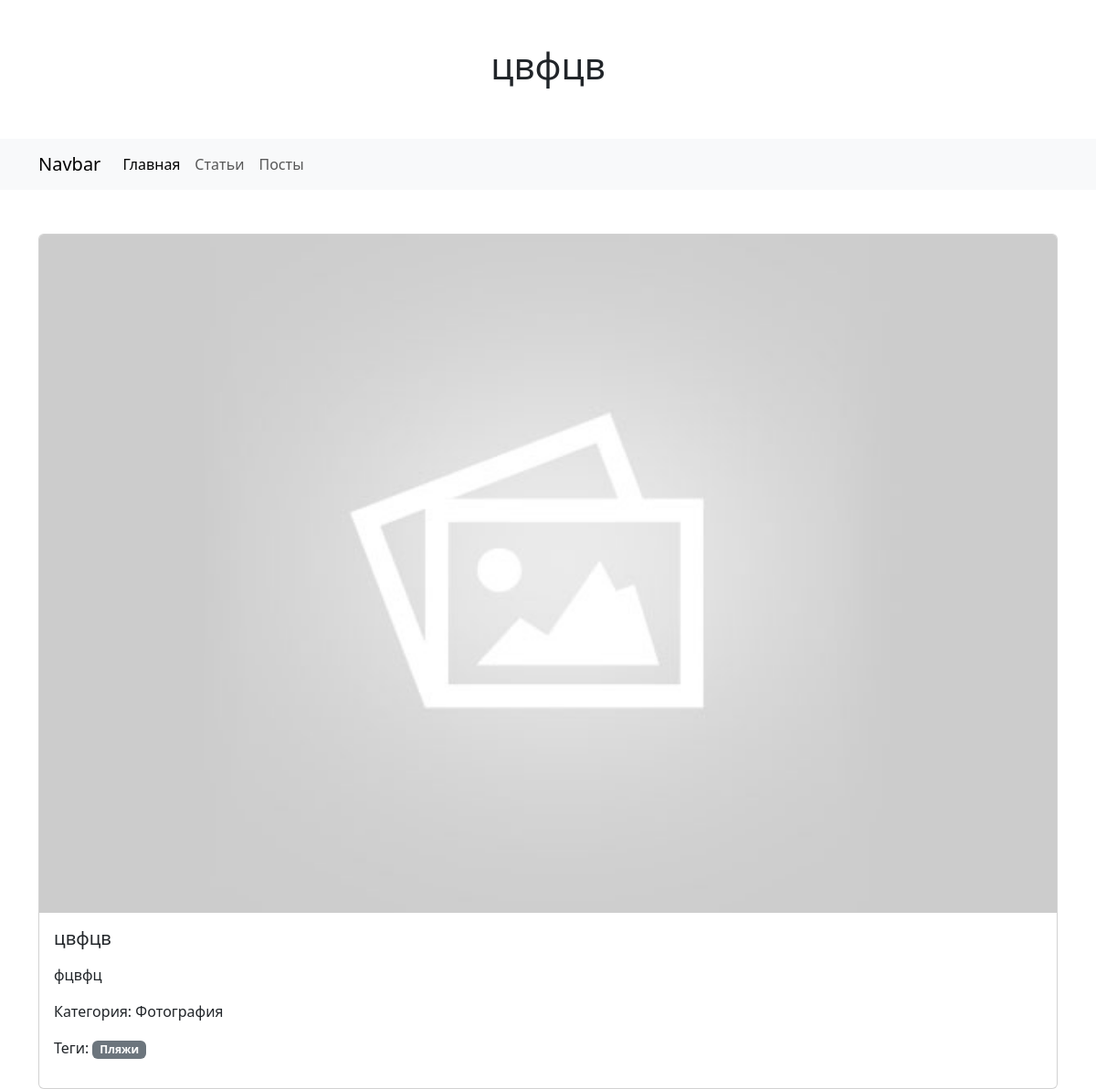
The page /articles/tsvftsv/ on the database its author committed.
### articles/models.py (models this page shows, shortened)
class Article(models.Model):
    id = models.AutoField(primary_key=True, verbose_name="ID")
    name = models.CharField(max_length=255, verbose_name="Название статьи")
    content = CKEditor5Field(verbose_name='Описание', config_name='extends')
    excerpt = models.TextField(verbose_name='Отрывок', blank=True)
    featured_image = models.ImageField(
        blank=True, default="default.jpg", upload_to="images/", verbose_name="Изображение"
    )
    slug = models.SlugField(unique=True, verbose_name="Слаг статьи")
    tags = models.ManyToManyField(Tag, verbose_name="Теги")
    category = models.ForeignKey(
        Category, on_delete=models.SET_NULL, null=True, verbose_name="Категория"
    )

class Category(models.Model):
    id = models.AutoField(primary_key=True, verbose_name="ID")
    name = models.CharField(max_length=255, verbose_name="Название категории")
    slug = models.SlugField(unique=True, verbose_name="Слаг категории")

class Tag(models.Model):
    id = models.AutoField(primary_key=True, verbose_name="ID")
    name = models.CharField(max_length=255, verbose_name="Название тега")
    slug = models.SlugField(unique=True, verbose_name="Слаг тега")

### articles/views.py (the view)
# urls.py: path('<slug:slug>/', views.article_detail, name='article.detail'),
def article_detail(request, slug):
    article = get_object_or_404(Article, slug=slug)
    return render(request, 'articles/detail.html', {'article': article})

### articles/templates/articles/detail.html (shortened to what this page needs)
{% extends "base.html" %}
{% block header %}{{ form.media }}{{ article.name }}{% endblock header %}
{% block content %}
<div class="card">
    <img src="{{ article.featured_image.url }}" class="card-img-top" alt="{{ article.name }}">
    <div class="card-body">
        <h5 class="card-title">{{ article.name }}</h5>
        <p class="card-text">{{ article.content|safe }}</p>
        <p>Категория: {{ article.category.name }}</p>
        <p>Теги:
            {% for tag in article.tags.all %}
            <span class="badge bg-secondary">{{ tag.name }}</span>
            {% endfor %}
        </p>
    </div>
</div>
{% endblock content %}

### rows shown on the page
Article: name "цвфцв", featured_image (placeholder picture), content "фцвфц", category.name "Фотография"
Tag: name "Пляжи"
